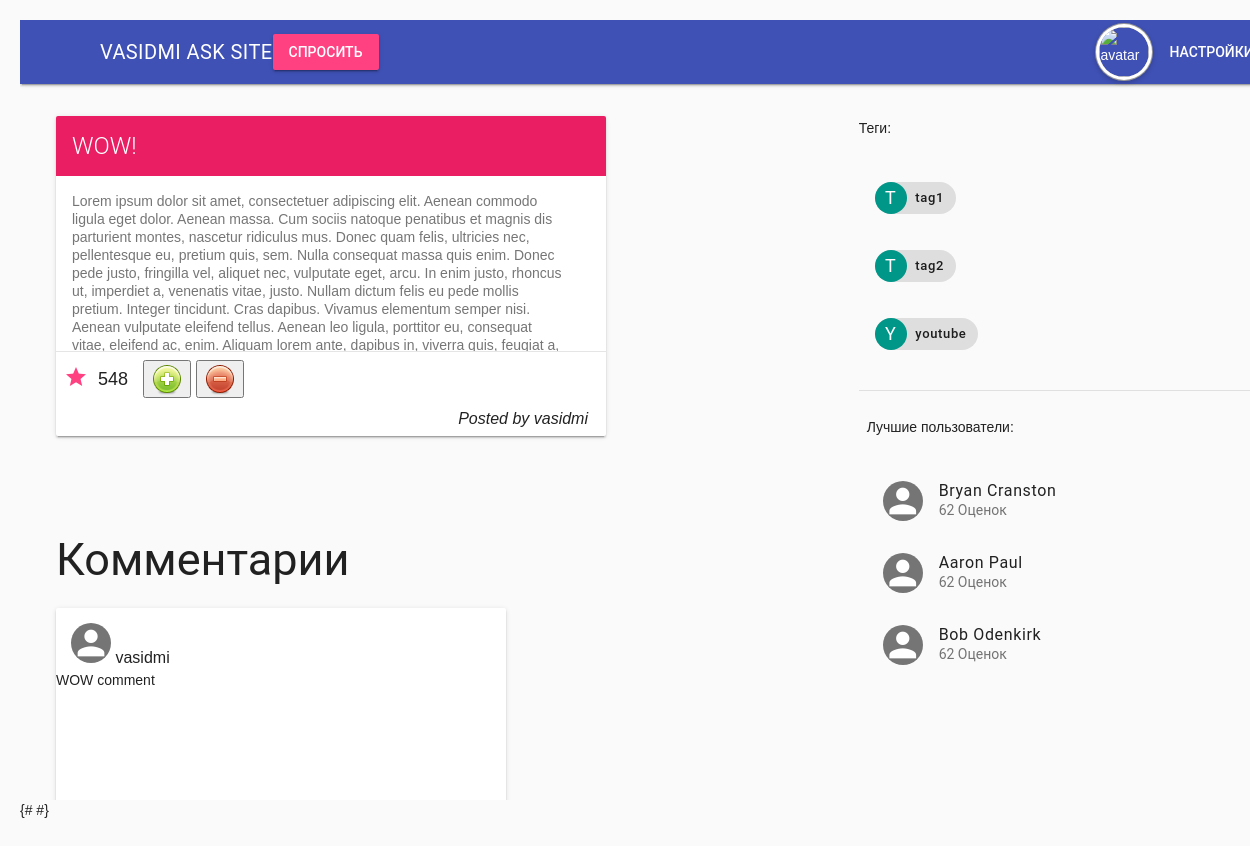
The app's page /post/8/ (signed in), older data.
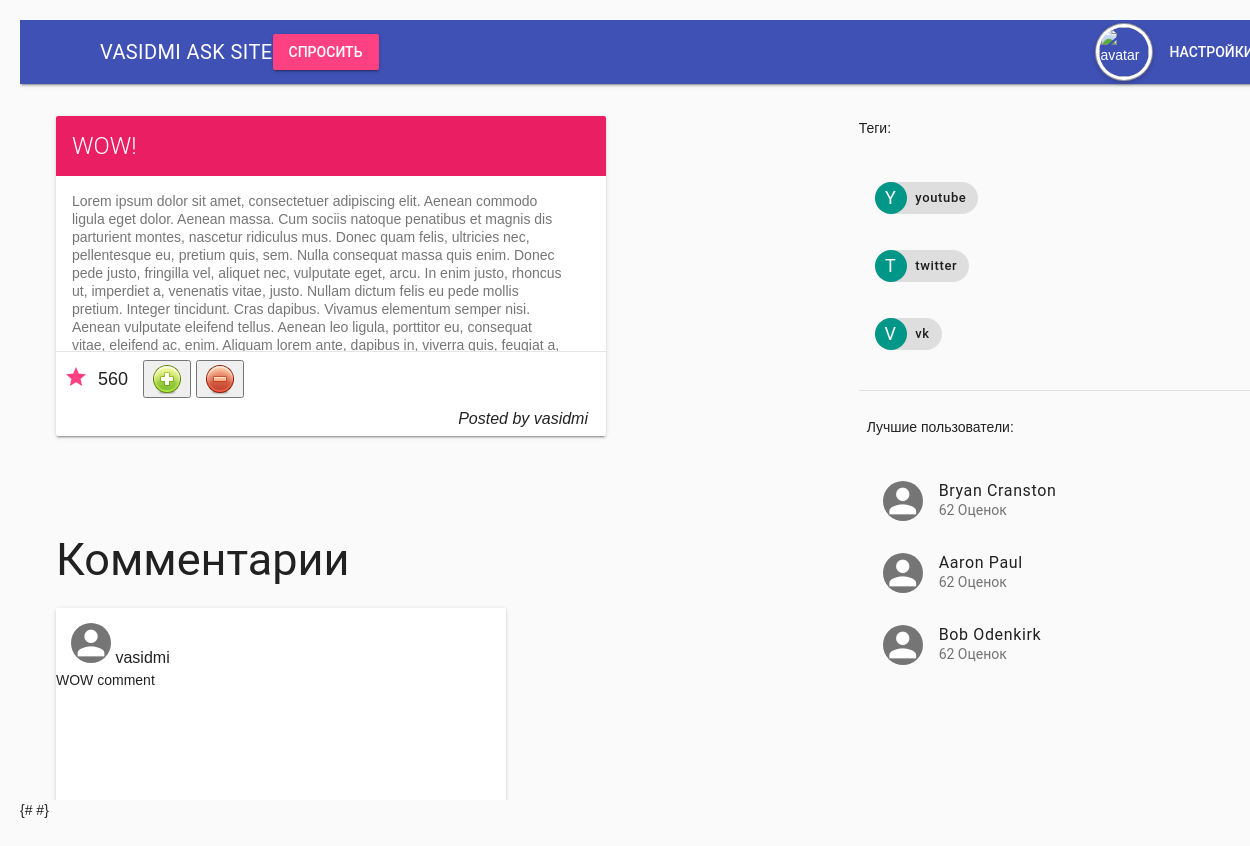
The same page, newer data.
### questions/models.py (models this page shows, shortened)
class Question(models.Model):
    class Meta:
        db_table = "questions"
    user = models.ForeignKey(User)
    title = models.CharField(max_length = 255)
    text = models.TextField()
    rating = models.IntegerField(default = 0, db_index=True)
    created = models.DateTimeField(default = datetime.datetime.now)
    tags = models.ManyToManyField(Tag)
    objects=QuestionManager()

class Answer(models.Model):
    class Meta:
        db_table = "answers"
    user = models.ForeignKey(User)
    question = models.ForeignKey(Question)
    text = models.TextField()
    created = models.DateTimeField(default = datetime.datetime.now)

class Tag(models.Model):
    class Meta:
        db_table = "tags"
    name = models.CharField(max_length = 20, unique = True)
    used = models.IntegerField(default=0)
    objects=TagManager()

### questions/models.py (the view)
# urls.py: url(r'^post/(?P<id>\d+)/$',Question.objects.getQuestionWithComments,name='post'),
    def getQuestionWithComments(self,request,id):
        post = Question.objects.all().filter(id="%s" % (id))[0]
        comments_list =  Question.objects.comments(id)
        page = request.GET.get('page')
        tags = Tag.objects.getPopularTags()
        return render(request,'questions/post_page.html',{'post':post,'paginator':PaginatorClass.paginate(comments_list,page),'tags':tags})

### questions/models.py (called while the page is built)
    def comments(self, id):
        comments = Answer.objects.all().filter(question_id = id)
        return comments

    def getPopularTags(self):
        tags = Tag.objects.all()
        return sorted(tags,key=lambda tag:tag.used, reverse=True)[0:3]

### questions/paginator.py (called while the page is built)
    def paginate(data, page):
        paginator = Paginator(data, 3)
        try:
            paginator = paginator.page(page)
        except PageNotAnInteger:
            paginator = paginator.page(1)
        except EmptyPage:
            if int(page) < 1:
                paginator = paginator.page(1)
            else:
                paginator = paginator.page(paginator.num_pages)
        return paginator

### questions/templates/questions/post_page.html (shortened to what this page needs)
<html>
<head>
  {% include 'questions/style-links.html' %}
</head>
<body>
  {% if user.is_authenticated %} {% include 'questions/header_auth.html' %} {% else %} {% include 'questions/header_not_auth.html' %} {% endif %}
  <main class="mdl-layout__content">
    <div class="page-content">
      <div class="mdl-grid">
        <div class="mdl-cell mdl-cell--8-col">
          <div>
            <p>
              <div class="demo-card-square mdl-card mdl-shadow--2dp">
                <div class="mdl-card__title mdl-card--expand">
                  <h2 class="mdl-card__title-text">{{ post.title }}</h2>
                </div>
                <div class="mdl-card__supporting-text">
                  {{ post.text }}
                </div>
                <div class="mdl-card__actions mdl-card--border">
                  <a style="float: left;margin-top: 5px" class="mdl-list__item-secondary-action"><i class="material-icons">star</i></a>
                  <p style="float: left;font-size: large;margin-top: 7px;margin-left: 10px">{{ post.rating }}</p>
                  {% if user.is_authenticated %}
                  <button style="margin-left: 15"><img src="/like.png" style="vertical-align: middle"></button>
                  <button><img src="/dislike.png" style="vertical-align: middle"></button> {% endif %}
                  <i style="float: right;margin-top: 50;margin-right: 10;">Posted by {{ post.user }}</i>
                </div>
              </div>
            </p>
          </div>
          <div>
            <h2 style="margin-left:20px;margin-top:100px">Комментарии</h2> {% include 'questions/comment.html' %}
          </div>
        </div>
        <div class="mdl-cell mdl-cell--4-col">
          <div>
            <p>
              <p>
                Теги: {% include 'questions/site_tags.html' %}
          </div>
          <div>
            <div class="mdl-card__actions mdl-card--border">
              <p>
                <p>
                  Лучшие пользователи: {% include 'questions/best_members.html' %}
            </div>
          </div>
        </div>
  </main>
</body>
<script src="/static/js/post_comment.js"></script>#}
</html>

### questions/templates/questions/comment.html (shortened to what this page needs)
{% for comment in paginator %}
<p>
  <div style="margin-left: 20px" class="comment mdl-card mdl-shadow--2dp">
    <div class="mdl-card--expand">
      <span>
  <i style="margin-top:15px; margin-left:15px" class="material-icons mdl-list__item-avatar">person</i>
  <span>{{ comment.user }}</span>
      </span>
      <p>{{ comment.text }}</p>
    </div>
  </div>
</p>
{% endfor %}

### questions/templates/questions/site_tags.html
<ul class="demo-list-item mdl-list">
  {% for tag in tags %}
  <li class="mdl-list__item">
    <span class="mdl-list__item-primary-content">
      <span class="mdl-chip mdl-chip--contact">
    <span class="mdl-chip__contact mdl-color--teal mdl-color-text--white">{{ tag.name|slice:"1"|capfirst }}</span>
    <a style="text-decoration: none;color: inherit;" href="/posts/tag/{{tag.name}}"><span class="mdl-chip__text">{{ tag.name }}</span></a>
    </span>
    </span>
  </li>
  {% endfor %}
</ul>

Row changes from the older to the newer data that the page shows:
no longer on this page (row unchanged): Tag: name "T", name "tag1"
no longer on this page (row unchanged): Tag: name "T", name "tag2"
changed Question "WOW!": rating "548" → "560"
now on this page (row edited): Tag: name "T", name "twitter"
now on this page (row edited): Tag: name "V", name "vk"
